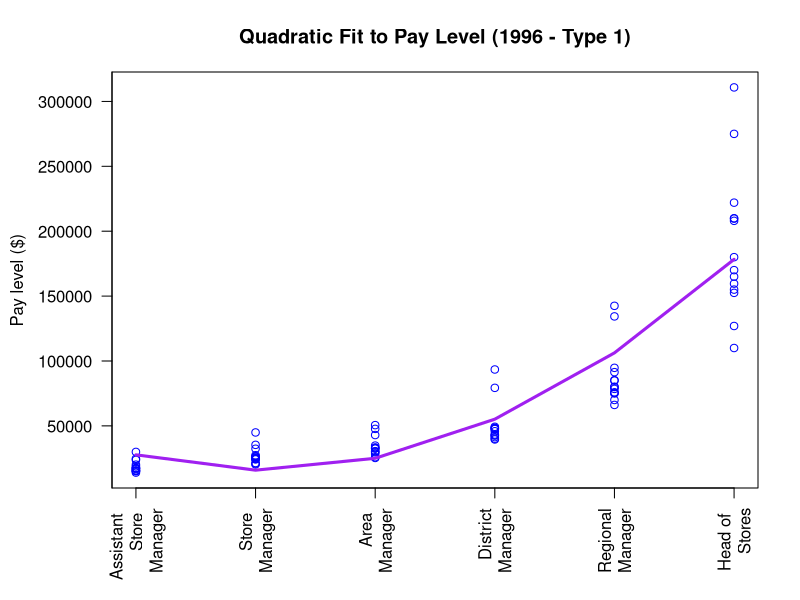
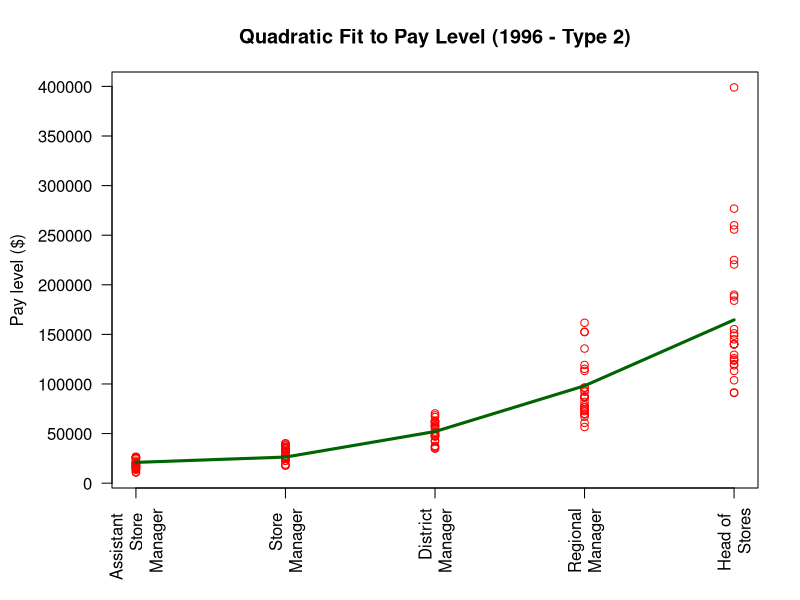

R code for these plots, in order:
setwd("~/Desktop/18-19 Thesis/R Calculations/1996 Ladders")
rm(list=ls())

noZone <- read.csv("noZone.csv")
noZoneNoArea <- read.csv("noZoneNoArea.csv")

#----------------------------------#
# CREATE DATAFRAME
#----------------------------------#

# No Zone
levelNZ <- data.frame(matrix(nrow = nrow(noZone)*(ncol(noZone) - 3), ncol = 2))
colnames(levelNZ) <- c("Position", "Level")

for (j in 4:ncol(noZone)){
  if (j == 4){
    for (i in 1:nrow(noZone)){
      levelNZ[i, 1] <- j - 3
      levelNZ[i, 2] <- noZone[i,j]
    }
  }
  if (j == 5){
    for (i in 1:nrow(noZone)){
      levelNZ[i + nrow(noZone), 1] <- j - 3
      levelNZ[i + nrow(noZone), 2] <- noZone[i,j]
    }
  }
  if (j == 6){
    for (i in 1:nrow(noZone)){
      levelNZ[i + 2*nrow(noZone), 1] <- j - 3
      levelNZ[i + 2*nrow(noZone), 2] <- noZone[i,j]
    }
  }
  if (j == 7){
    for (i in 1:nrow(noZone)){
      levelNZ[i + 3*nrow(noZone), 1] <- j - 3
      levelNZ[i + 3*nrow(noZone), 2] <- noZone[i,j]
    }
  }
  if (j == 8){
    for (i in 1:nrow(noZone)){
      levelNZ[i + 4*nrow(noZone), 1] <- j - 3
      levelNZ[i + 4*nrow(noZone), 2] <- noZone[i,j]
    }
  }
  if (j == 9){
    for (i in 1:nrow(noZone)){
      levelNZ[i + 5*nrow(noZone), 1] <- j - 3
      levelNZ[i + 5*nrow(noZone), 2] <- noZone[i,j]
    }
  }
}

# No Zone No Area
levelNZNA <- data.frame(matrix(nrow = nrow(noZoneNoArea)*(ncol(noZoneNoArea) - 3), ncol = 2))
colnames(levelNZNA) <- c("Position", "Level")

for (j in 4:ncol(noZoneNoArea)){
  if (j == 4){
    for (i in 1:nrow(noZoneNoArea)){
      levelNZNA[i, 1] <- j - 3
      levelNZNA[i, 2] <- noZoneNoArea[i,j]
    }
  }
  if (j == 5){
    for (i in 1:nrow(noZoneNoArea)){
      levelNZNA[i + nrow(noZoneNoArea), 1] <- j - 3
      levelNZNA[i + nrow(noZoneNoArea), 2] <- noZoneNoArea[i,j]
    }
  }
  if (j == 6){
    for (i in 1:nrow(noZoneNoArea)){
      levelNZNA[i + 2*nrow(noZoneNoArea), 1] <- j - 3
      levelNZNA[i + 2*nrow(noZoneNoArea), 2] <- noZoneNoArea[i,j]
    }
  }
  if (j == 7){
    for (i in 1:nrow(noZoneNoArea)){
      levelNZNA[i + 3*nrow(noZoneNoArea), 1] <- j - 3
      levelNZNA[i + 3*nrow(noZoneNoArea), 2] <- noZoneNoArea[i,j]
    }
  }
  if (j == 8){
    for (i in 1:nrow(noZoneNoArea)){
      levelNZNA[i + 4*nrow(noZoneNoArea), 1] <- j - 3
      levelNZNA[i + 4*nrow(noZoneNoArea), 2] <- noZoneNoArea[i,j]
    }
  }
}

#----------------------------------#
# FIT QUADRATIC MODEL
#----------------------------------#

modelNZ <- lm(levelNZ$Level ~ poly(levelNZ$Position,2))
modelNZNA <- lm(levelNZNA$Level ~ poly(levelNZNA$Position,2))

#----------------------------------#
# PLOT
#----------------------------------#

# No Zone
#mypath <- file.path("~/Desktop/18-19 Thesis/R Calculations/1996 Ladders/Plots/Level Regression/NoZone.jpeg")
#jpeg(file=mypath, width = 600, height = 600, units = "px", quality = 100)

dev.new(width = 3, height = 2)
op <- par(mar = c(5.5,5.5,3.5,2) + 0.1)

timevalues <- seq(0, 30, 0.1)
predictedNZ <- predict(modelNZ)
plot(levelNZ$Position, levelNZ$Level, col = "blue",
     axes = FALSE, ann = FALSE)

lines(levelNZ$Position, predictedNZ, col = "purple", lwd = 3)

# add axes
axis(1, at = c(1,2,3,4,5,6), 
     labels = c("Assistant \n Store \n Manager",
                "Store \nManager", 
                "Area \nManager", 
                "District\n Manager", 
                "Regional\n Manager",
                "Head of \n Stores"), las = 2, cex.axis = 1)
axis(2, at = seq(0, 400000, by = 50000), las = 2, cex.axis = 1)

title(ylab = "Pay level ($)", line = 4.25, cex.lab = 1)
title(main = "Quadratic Fit to Pay Level (1996 - Type 1)")
box()
par(op)

#dev.off()

# No Zone No Area
#mypath <- file.path("~/Desktop/18-19 Thesis/R Calculations/1996 Ladders/Plots/Level Regression/NoZoneNoArea.jpeg")
#jpeg(file=mypath, width = 600, height = 600, units = "px", quality = 100)

dev.new(width = 3, height = 2)
op <- par(mar = c(5.5,5.5,3.5,2) + 0.1)

timevalues <- seq(0, 30, 0.1)
predictedNZNA <- predict(modelNZNA)
plot(levelNZNA$Position, levelNZNA$Level, col = "red",
     axes = FALSE, ann = FALSE)

lines(levelNZNA$Position, predictedNZNA, col = "darkgreen", lwd = 3)

# add axes
axis(1, at = c(1,2,3,4,5), 
     labels = c("Assistant \n Store \n Manager",
                "Store \nManager", 
                "District\n Manager", 
                "Regional\n Manager",
                "Head of \n Stores"), las = 2, cex.axis = 1)
axis(2, at = seq(0, 400000, by = 50000), las = 2, cex.axis = 1)

title(ylab = "Pay level ($)", line = 4.25, cex.lab = 1)
title(main = "Quadratic Fit to Pay Level (1996 - Type 2)")
box()
par(op)

#dev.off()

# # Combined
# #mypath <- file.path("~/Desktop/18-19 Thesis/R Calculations/1996 Ladders/Plots/Level Regression/Combined.jpeg")
# #jpeg(file=mypath, width = 600, height = 600, units = "px", quality = 100)
# 
# dev.new(width = 3, height = 2)
# op <- par(mar = c(5.5,5.5,3.5,2) + 0.1)
# 
# plot(levelNZ$Position, levelNZ$Level, col = "blue",
#      axes = FALSE, ann = FALSE)
# 
# points(levelNZNA$Position, levelNZNA$Level, col = "red")
# 
# lines(levelNZNA$Position, predictedNZNA, col = "darkgreen", lwd = 3)
# lines(levelNZ$Position, predictedNZ, col = "purple", lwd = 3)
# 
# # add axes
# axis(1, at = c(1,2,3,4,5,6), 
#      labels = c("Assistant \n Store Manager",
#                 "Store Manager", 
#                 "Area Manager", 
#                 "District\n Manager   ", 
#                 "Regional\n Manager   ",
#                 "Head of \n Stores"), las = 2, cex.axis = 1)
# axis(2, at = seq(0, 400000, by = 50000), las = 2, cex.axis = 1)
# 
# title(ylab = "Pay level ($)", line = 4.25, cex.lab = 1)
# title(main = "Quadratic Fit to Pay Level (1996)")
# box()
# par(op)
# 
# #dev.off()

#----------------------------------#
# SUMMARY
#----------------------------------#

summary(modelNZ)
summary(modelNZNA)

